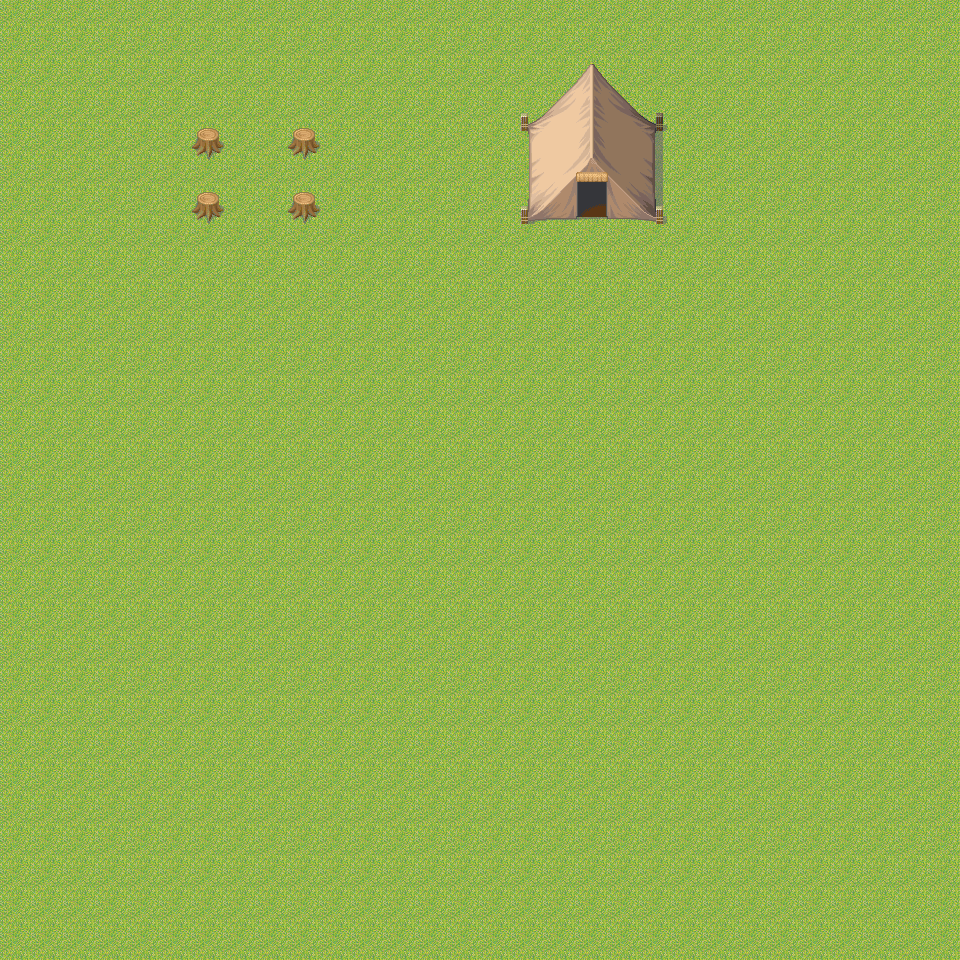

Rendered tile map (Tiled .tmx) drawn with the repository's tilesets; below, a short description and the map source with its tile grids summarised:
An orthogonal 30x30 tile map with 32x32 px tiles, 3 tile layers (ground, block, portal).

<map version="1.0" orientation="orthogonal" renderorder="right-down" width="30" height="30" tilewidth="32" tileheight="32">
 <tileset firstgid="1" name="001-Grassland01" tilewidth="32" tileheight="32">
  <image source="001-Grassland01.png" width="256" height="576" />
  <tile id="138">
   <properties>
    <property name="isPortal" value="true" />
    <property name="transTo" value="helloworld" />
   </properties>
  </tile>
 </tileset>
 <layer name="ground" width="30" height="30">
  <data>[900 cells, 900 non-empty, 1 distinct tile ids]</data>
 </layer>
 <layer name="block" width="30" height="30">
  <data>[900 cells, 28 non-empty, 25 distinct tile ids]</data>
 </layer>
 <layer name="portal" width="30" height="30">
  <data>[900 cells, 1 non-empty, 1 distinct tile ids]</data>
 </layer>
</map>
